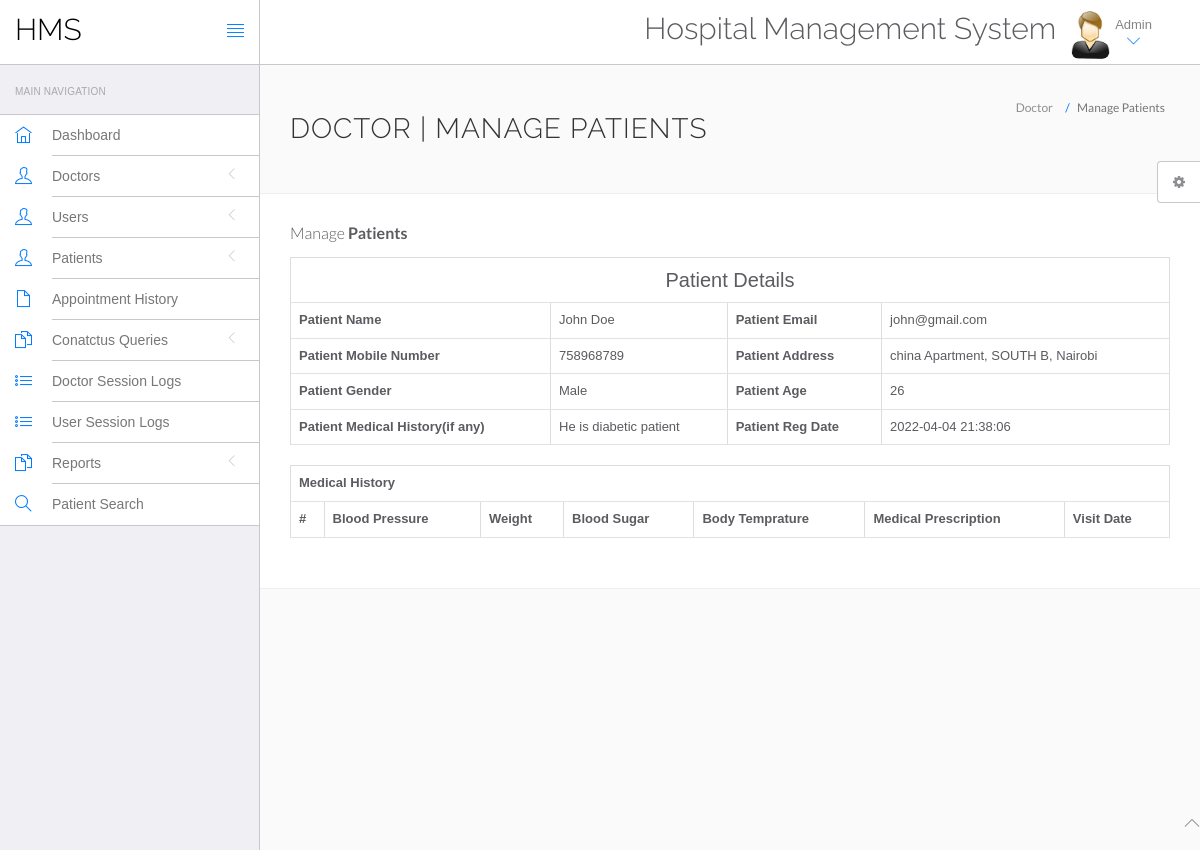
Screenshot of /hospital/hms/admin/view-patient.php?viewid=1 (signed in) with the database file from the repository.
### tables this page shows
CREATE TABLE `tblpatient` (
  `ID` int(10) NOT NULL,
  `Docid` int(10) DEFAULT NULL,
  `PatientName` varchar(200) DEFAULT NULL,
  `PatientContno` bigint(10) DEFAULT NULL,
  `PatientEmail` varchar(200) DEFAULT NULL,
  `PatientGender` varchar(50) DEFAULT NULL,
  `PatientAdd` mediumtext DEFAULT NULL,
  `PatientAge` int(10) DEFAULT NULL,
  `PatientMedhis` mediumtext DEFAULT NULL,
  `CreationDate` timestamp NULL DEFAULT current_timestamp(),
  `UpdationDate` timestamp NULL DEFAULT NULL ON UPDATE current_timestamp()
);

### hospital/hms/admin/view-patient.php (the view, shortened to what this page needs)
<?php
include('include/config.php');
?>
<!DOCTYPE html>
<html lang="en">
	<head>
		<link rel="stylesheet" href="vendor/bootstrap/css/bootstrap.min.css">
		<link rel="stylesheet" href="vendor/fontawesome/css/font-awesome.min.css">
		<link rel="stylesheet" href="vendor/themify-icons/themify-icons.min.css">
		<link href="vendor/animate.css/animate.min.css" rel="stylesheet" media="screen">
		<link href="vendor/perfect-scrollbar/perfect-scrollbar.min.css" rel="stylesheet" media="screen">
		<link href="vendor/switchery/switchery.min.css" rel="stylesheet" media="screen">
		<link href="vendor/bootstrap-touchspin/jquery.bootstrap-touchspin.min.css" rel="stylesheet" media="screen">
		<link href="vendor/select2/select2.min.css" rel="stylesheet" media="screen">
		<link href="vendor/bootstrap-datepicker/bootstrap-datepicker3.standalone.min.css" rel="stylesheet" media="screen">
		<link href="vendor/bootstrap-timepicker/bootstrap-timepicker.min.css" rel="stylesheet" media="screen">
		<link rel="stylesheet" href="assets/css/styles.css">
		<link rel="stylesheet" href="assets/css/plugins.css">
		<link rel="stylesheet" href="assets/css/themes/theme-1.css" id="skin_color" />
	</head>
	<body>
		<div id="app">
<?php include('include/sidebar.php');?>
<div class="app-content">
<?php include('include/header.php');?>
<div class="main-content" >
<div class="wrap-content container" id="container">
<section id="page-title">
<div class="row">
<div class="col-sm-8">
<h1 class="mainTitle">Doctor | Manage Patients</h1>
</div>
<ol class="breadcrumb">
<li>
<span>Doctor</span>
</li>
<li class="active">
<span>Manage Patients</span>
</li>
</ol>
</div>
</section>
<div class="container-fluid container-fullw bg-white">
<div class="row">
<div class="col-md-12">
<h5 class="over-title margin-bottom-15">Manage <span class="text-bold">Patients</span></h5>
<?php
                               $vid=$_GET['viewid'];
                               $ret=mysqli_query($con,"select * from tblpatient where ID='$vid'");
while ($row=mysqli_fetch_array($ret)) {
                               ?>
<table border="1" class="table table-bordered">
 <tr align="center">
<td colspan="4" style="font-size:20px;color:blue">
 Patient Details</td></tr>
    <tr>
    <th scope>Patient Name</th>
    <td><?php  echo $row['PatientName'];?></td>
    <th scope>Patient Email</th>
    <td><?php  echo $row['PatientEmail'];?></td>
  </tr>
  <tr>
    <th scope>Patient Mobile Number</th>
    <td><?php  echo $row['PatientContno'];?></td>
    <th>Patient Address</th>
    <td><?php  echo $row['PatientAdd'];?></td>
  </tr>
    <tr>
    <th>Patient Gender</th>
    <td><?php  echo $row['PatientGender'];?></td>
    <th>Patient Age</th>
    <td><?php  echo $row['PatientAge'];?></td>
  </tr>
  <tr>
    <th>Patient Medical History(if any)</th>
    <td><?php  echo $row['PatientMedhis'];?></td>
     <th>Patient Reg Date</th>
    <td><?php  echo $row['CreationDate'];?></td>
  </tr>
<?php }?>
</table>
<table id="datatable" class="table table-bordered dt-responsive nowrap" style="border-collapse: collapse; border-spacing: 0; width: 100%;">
  <tr align="center">
   <th colspan="8" >Medical History</th>
  </tr>
  <tr>
    <th>#</th>
<th>Blood Pressure</th>
<th>Weight</th>
<th>Blood Sugar</th>
<th>Body Temprature</th>
<th>Medical Prescription</th>
<th>Visit Date</th>
</tr>
</table>
</div>
</div>
</div>
</div>
</div>
</div>
</div>
	<?php include('include/footer.php');?>
	<?php include('include/setting.php');?>
	</body>
</html>

### hospital/hms/admin/assets/css/themes/theme-1.css (style rules this page uses)
body { background: #FAFAFA; }

### rows the page displays
tblpatient: PatientName "John Doe", PatientEmail "john@gmail.com", PatientContno "758968789", PatientAdd "china Apartment, SOUTH B, Nairobi", PatientGender "Male", PatientAge "26", PatientMedhis "He is diabetic patient", CreationDate "2022-04-04 21:38:06"
